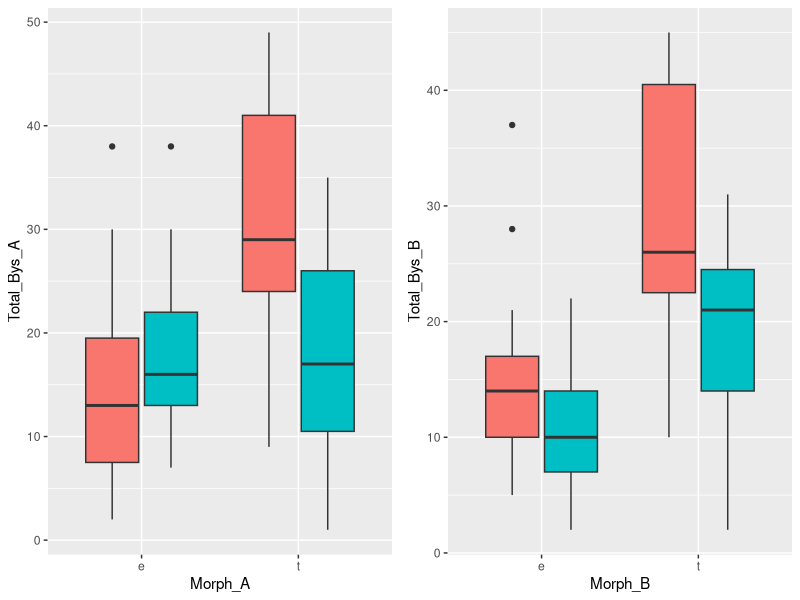
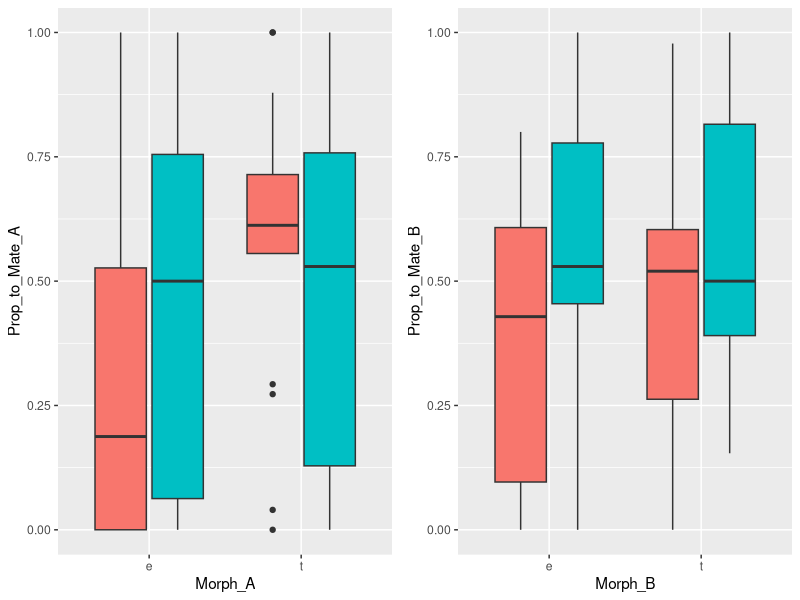
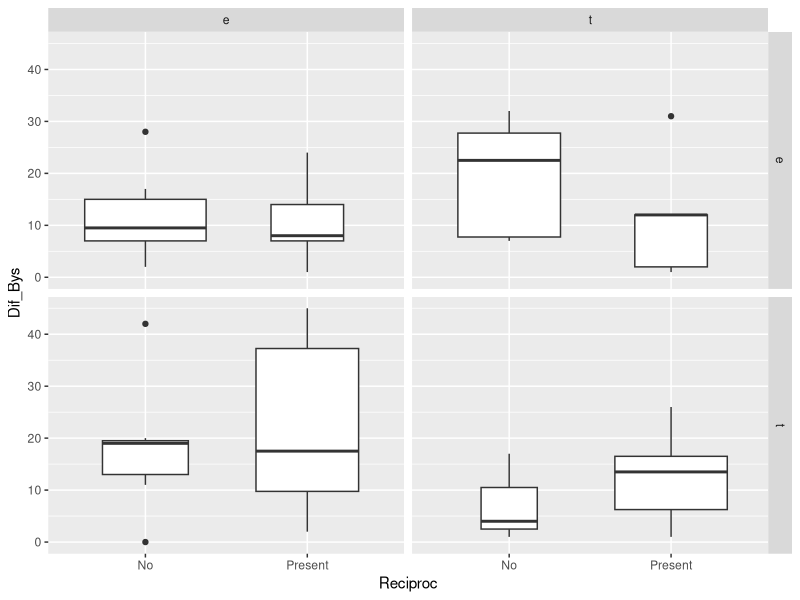
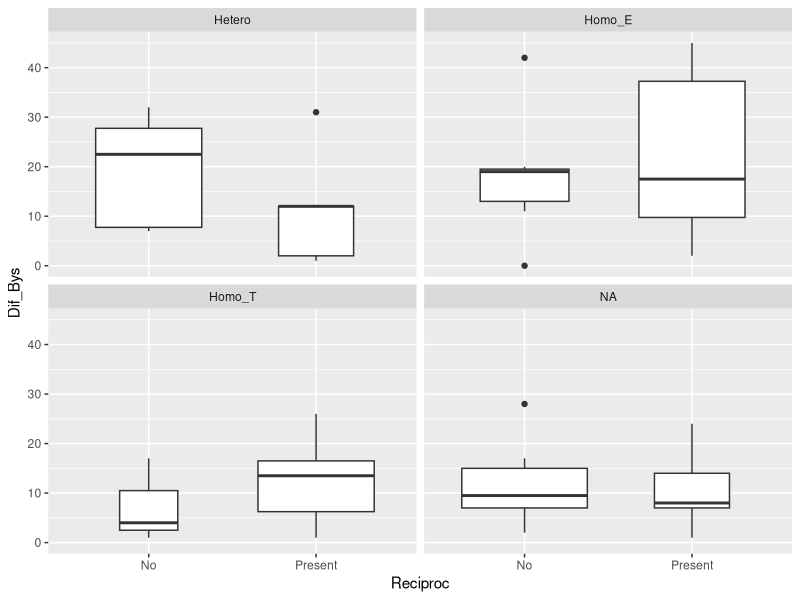
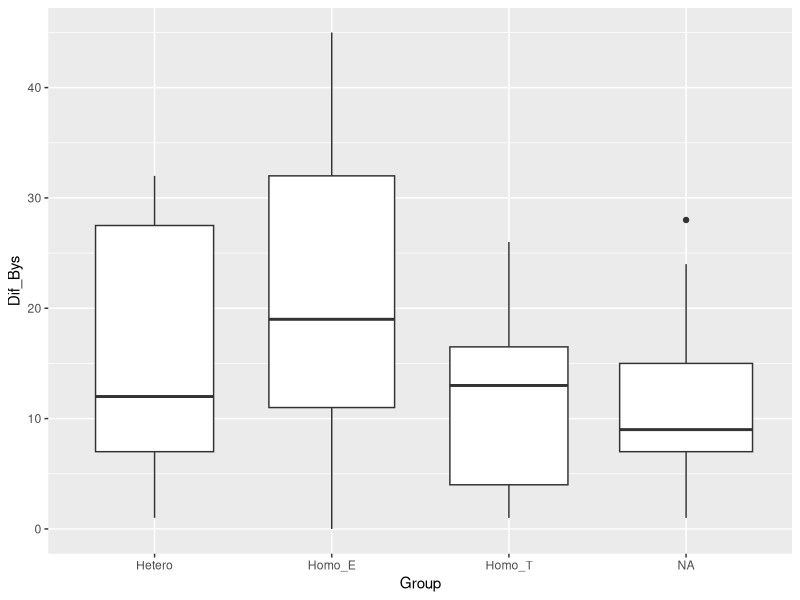
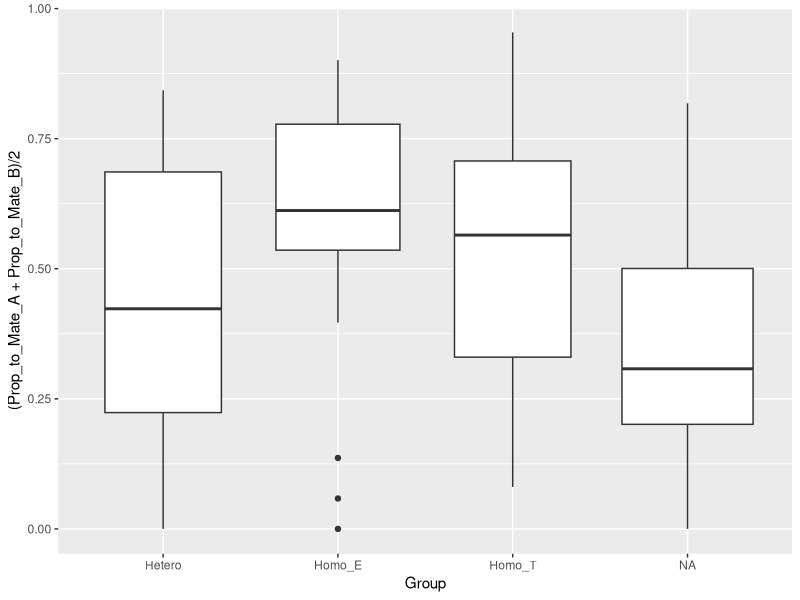

Write the R code that produced these figures, in order.
library(readxl)
library(dplyr)
library(ggplot2)
library(cowplot)



myt <- read_excel("Data/TouchTrEd_D_2023.xlsx", na = "NA")

myt <- myt %>% filter(!is.na(Supposed_Morph_A))

myt <- myt %>% mutate(Reciproc = ifelse(Reciprocal_threads == "0", "No", "Present"), Total_Bys_A =  To_Substr_A + To_mate_A, Total_Bys_B = To_Substr_B + To_mate_B, Prop_to_Mate_A = To_mate_A/Total_Bys_A, Prop_to_Mate_B = To_mate_B/Total_Bys_B)

nrow(myt)

myt2 <-
myt %>% filter(!((Supposed_Morph_A != Morph_A)|(Supposed_Morph_B != Morph_B)) )

nrow(myt2)

myt2 %>%
  group_by(Morph_A, Morph_B) %>%
  summarise(Prop_Reciproc = mean(Reciproc == "Present"))

Pl_A <-
ggplot(myt2, aes(x = Morph_A, y = Total_Bys_A, fill = Morph_B)) +
  geom_boxplot() + guides(fill = "none")

Pl_B <-
ggplot(myt2, aes(x = Morph_B, y = Total_Bys_B, fill = Morph_A)) +
  geom_boxplot()+ guides(fill = "none")

plot_grid(Pl_A, Pl_B)

Pl_A_prop <-
  ggplot(myt2, aes(x = Morph_A, y = Prop_to_Mate_A, fill = Morph_B)) +
  geom_boxplot() + guides(fill = "none")

Pl_B_prop <-
  ggplot(myt2, aes(x = Morph_B, y = Prop_to_Mate_B, fill = Morph_A)) +
  geom_boxplot()+ guides(fill = "none")

plot_grid(Pl_A_prop, Pl_B_prop)




myt2 <- myt2 %>% mutate(Dif_Bys = abs(Total_Bys_A - Total_Bys_B))

ggplot(myt2, aes(x = Reciproc, y = Dif_Bys)) +
  geom_boxplot(varwidth = T)+ guides(fill = "none") +
  facet_grid(Morph_A ~ Morph_B)


myt2<-
myt2 %>% mutate(Group = case_when(
  Morph_A == "t" & Morph_B == "t" ~ "Homo_T",
  Morph_A == "t" & Morph_B == "e" ~ "Homo_E",
  (Morph_A == "e" & Morph_B == "t")|
    (Morph_A == "t" & Morph_B == "e") ~ "Hetero"
))




ggplot(myt2, aes(x = Reciproc, y = Dif_Bys)) +
  geom_boxplot(varwidth = T)+ guides(fill = "none") +
  facet_wrap( ~ Group)


ggplot(myt2, aes(x = Group, y = Dif_Bys)) +
  geom_boxplot(varwidth = T)+ guides(fill = "none")




ggplot(myt2, aes(x = Group, y = (Prop_to_Mate_A + Prop_to_Mate_B)/2 )) +
  geom_boxplot(varwidth = T)+ guides(fill = "none")







